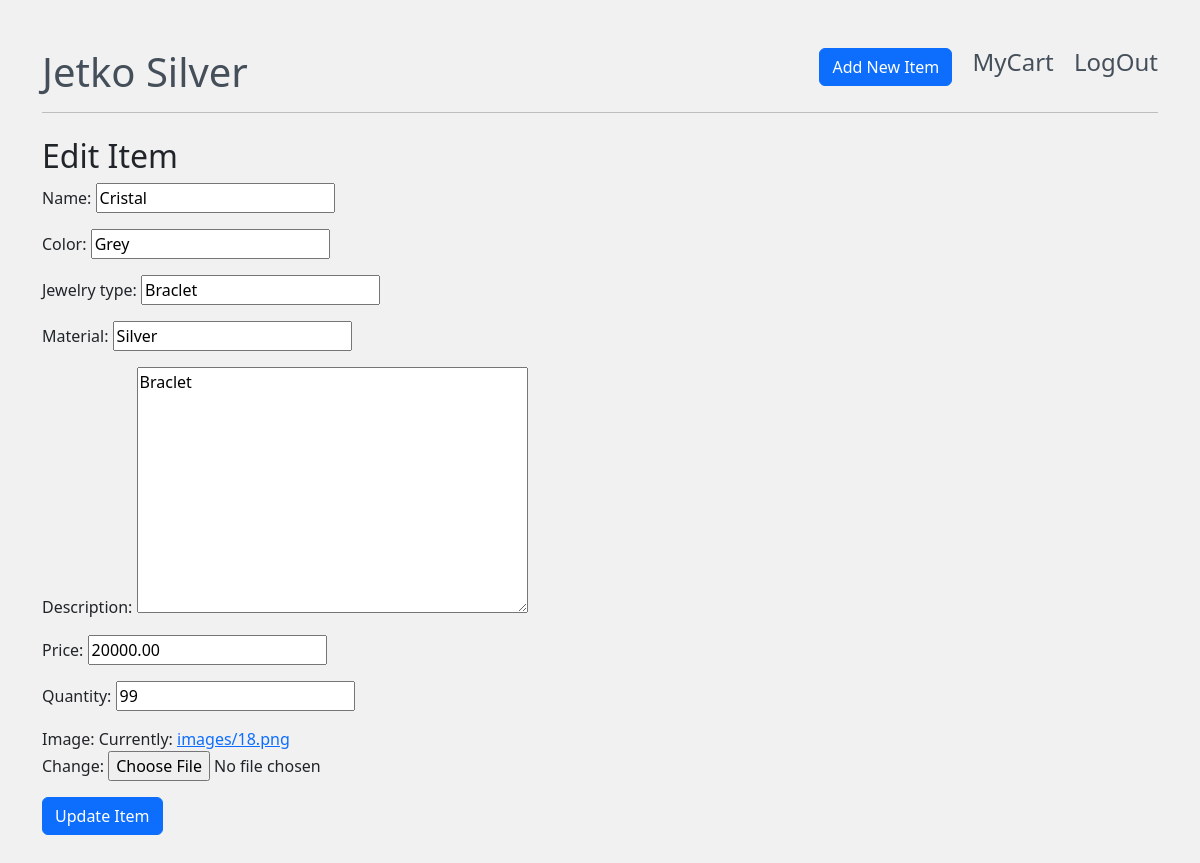
The app's page /edit_item/1/ (signed in) with its own data.
### jetkoSilver/models.py (models this page shows, shortened)
class Product(models.Model):
    name = models.CharField(max_length=100)
    brand = models.CharField(max_length=100)
    description = models.TextField()
    material = models.CharField(max_length=100)
    color = models.CharField(max_length=100)
    jewelry_type = models.CharField(max_length=100)
    price = models.DecimalField(max_digits=10, decimal_places=2)
    quantity = models.IntegerField()
    image = models.ImageField(upload_to="images/")
    created_at = models.DateTimeField(auto_now_add=True)
    class Meta:
        verbose_name_plural = "Product informations"

### jetkoSilver/views.py (the view)
# urls.py: path('edit_item/<int:item_id>/', edit_item, name='edit_item'),
@login_required
def edit_item(request, item_id):
    item = get_object_or_404(Product, id=item_id)
    if request.method == 'POST':
        form = ItemForm(request.POST, instance=item)
        if form.is_valid():
            form.save()
            return redirect('jewellery_details', jewellery_id=item.id)
    else:
        form = ItemForm(instance=item)
    return render(request, 'edit_product.html', {'form': form, 'item': item})

### jetkoSilver/forms.py
class ItemForm(forms.ModelForm):
    class Meta:
        model = Product
        fields = ['name', 'color', 'jewelry_type', 'material', 'description', 'price', 'quantity', 'image']

### jetkoSilver/templates/edit_product.html (shortened to what this page needs)
<!DOCTYPE html>
<html lang="en">
<head>
    <link href="https://cdn.jsdelivr.net/npm/bootstrap@5.3.0/dist/css/bootstrap.min.css" rel="stylesheet">
</head>
<body class="container">
{% include 'header.html' %}<hr>
{% block content %}
    <div class="mt-4">
          <h2>Edit Item</h2>
          <form method="post">
            {{ form.as_p }}
            <button type="submit" class="btn btn-primary mb-5">Update Item</button>
          </form>
    </div>
{% endblock %}
</body>
</html>

### jetkoSilver/templates/edit_product.html (style rules this page uses)
body { background-color: #f1f1f1; }

### records on screen
Product: name "Cristal", color "Grey", jewelry_type "Braclet", material "Silver", description "Braclet", price "20000.00", quantity "99"
